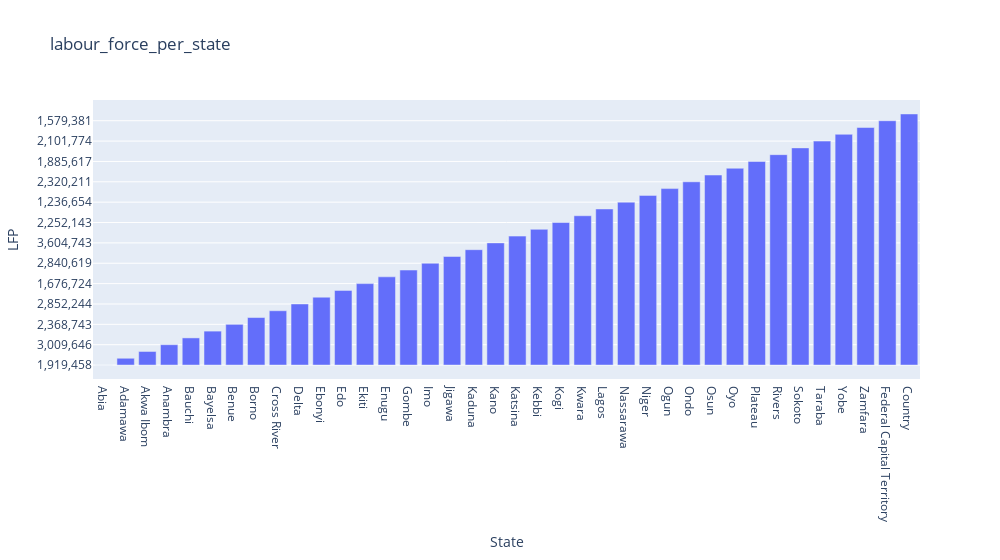

The code cell stored with this chart in its notebook:
### Code cell
fig = px.bar(df, x='State', y='LFP', title="labour_force_per_state",
            hover_data = ['Unemployed','Employed'], width=1000)
fig.show()

### Figure 1 — Plotly figure (JSON) as saved in the notebook; plotly's stock layout.template omitted (floating-point values rounded to 4 significant figures)
{"data": [{"alignmentgroup": "True", "customdata": [["417,685", "1,501,773"], ["75,915", "1,369,885"], ["903,733", "2,313,438"], ["316,878", "2,692,768"], ["127,497", "1,698,480"], ["285,759", "936,616"], ["195,238", "2,173,505"], ["397,927", "1,806,905"], ["271,721", "1,475,364"], ["393,669", "2,458,575"], ["198,336", "1,198,822"], ["295,296", "1,628,541"], ["187,142", "1,489,582"], ["356,412", "1,939,884"], ["68,780", "748,176"], ["643,028", "2,197,591"], ["204,345", "1,165,371"], ["703,597", "2,459,425"], ["545,520", "3,059,223"], ["41,038", "1,626,102"], ["88,232", "1,345,825"], ["370,739", "1,881,404"], ["149,390", "1,318,075"], ["942,687", "5,966,614"], ["274,871", "961,783"], ["142,472", "1,614,196"], ["217,020", "2,705,912"], ["275,594", "2,044,617"], ["94,102", "2,202,128"], ["266,680", "3,526,160"], ["368,772", "1,516,845"], ["1,341,182", "2,834,614"], ["216,719", "1,303,673"], ["116,025", "1,985,749"], ["165,380", "841,470"], ["79,263", "1,282,007"], ["187,580", "1,391,801"], ["11,926,224", "70,665,897"]], "hovertemplate": "State=%{x}<br>LFP=%{y}<br>Unemployed=%{customdata[0]}<br>Employed=%{customdata[1]}<extra></extra>", "legendgroup": "", "marker": {"color": "#636efa"}, "name": "", "offsetgroup": "", "orientation": "v", "showlegend": false, "textposition": "auto", "type": "bar", "x": ["Abia", "Adamawa", "Akwa Ibom", "Anambra", "Bauchi", "Bayelsa", "Benue", "Borno", "Cross River", "Delta", "Ebonyi", "Edo", "Ekiti", "Enugu", "Gombe", "Imo", "Jigawa", "Kaduna", "Kano", "Katsina", "Kebbi", "Kogi", "Kwara", "Lagos", "Nassarawa", "Niger ", "Ogun", "Ondo", "Osun", "Oyo", "Plateau", "Rivers", "Sokoto", "Taraba", "Yobe", "Zamfara", "Federal Capital Territory", "Country"], "xaxis": "x", "y": ["1,919,458", "1,445,800", "3,217,171", "3,009,646", "1,825,977", "1,225,375", "2,368,743", "2,204,832", "1,747,085", "2,852,244", "1,397,158", "1,923,837", "1,676,724", "2,296,296", "816,956", "2,840,619", "1,369,716", "3,163,022", "3,604,743", "1,667,140", "1,434,057", "2,252,143", "1,467,465", "6,909,301", "1,236,654", "1,756,668", "2,922,932", "2,320,211", "2,296,230", "3,792,840", "1,885,617", "4,175,796", "1,520,392", "2,101,774", "1,006,850", "1,361,270", "1,579,381", "82,592,121"], "yaxis": "y"}], "layout": {"barmode": "relative", "legend": {"tracegroupgap": 0}, "title": {"text": "labour_force_per_state"}, "width": 1000, "xaxis": {"anchor": "y", "domain": [0, 1], "title": {"text": "State"}}, "yaxis": {"anchor": "x", "domain": [0, 1], "title": {"text": "LFP"}}}}
